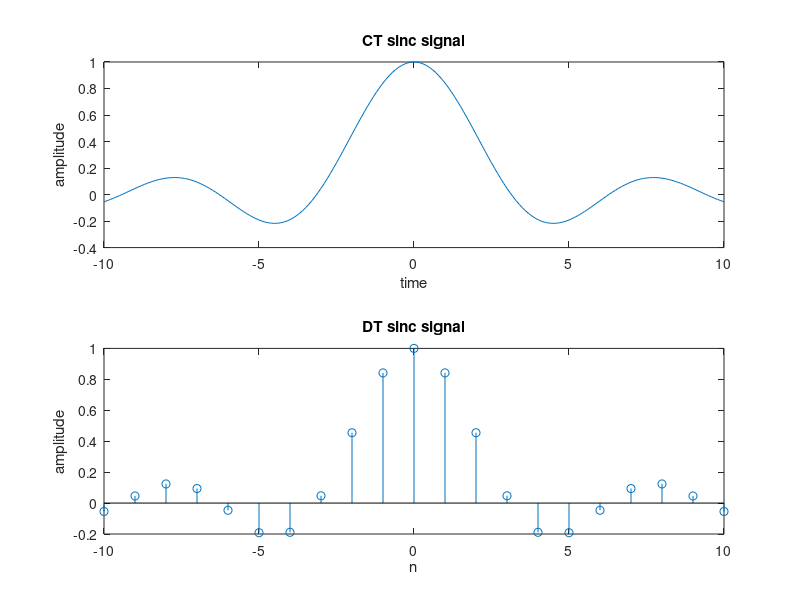

Write MATLAB code to recreate this figure.
clc
clear all
close all
t=-10:0.1:10;
a=length(t);
x=1;
while x<=a
  if t(x)==0
    sinc(x)=1
  else
    sinc(x)=sin(t(x))/t(x);
  end
  x=x+1;
end
subplot(2,1,1);
plot(t,sinc);
xlabel('time');
ylabel('amplitude');
title('CT sinc signal');

n=-10:10;
b=length(n);
y=1;
while y<=b
  if n(y) == 0
    sincd(y)=1;
  else
    sincd(y)=sin(n(y))/n(y);
  end
  y=y+1;
end
subplot(2,1,2);
stem(n,sincd);
xlabel('n');
ylabel('amplitude');
title('DT sinc signal');
